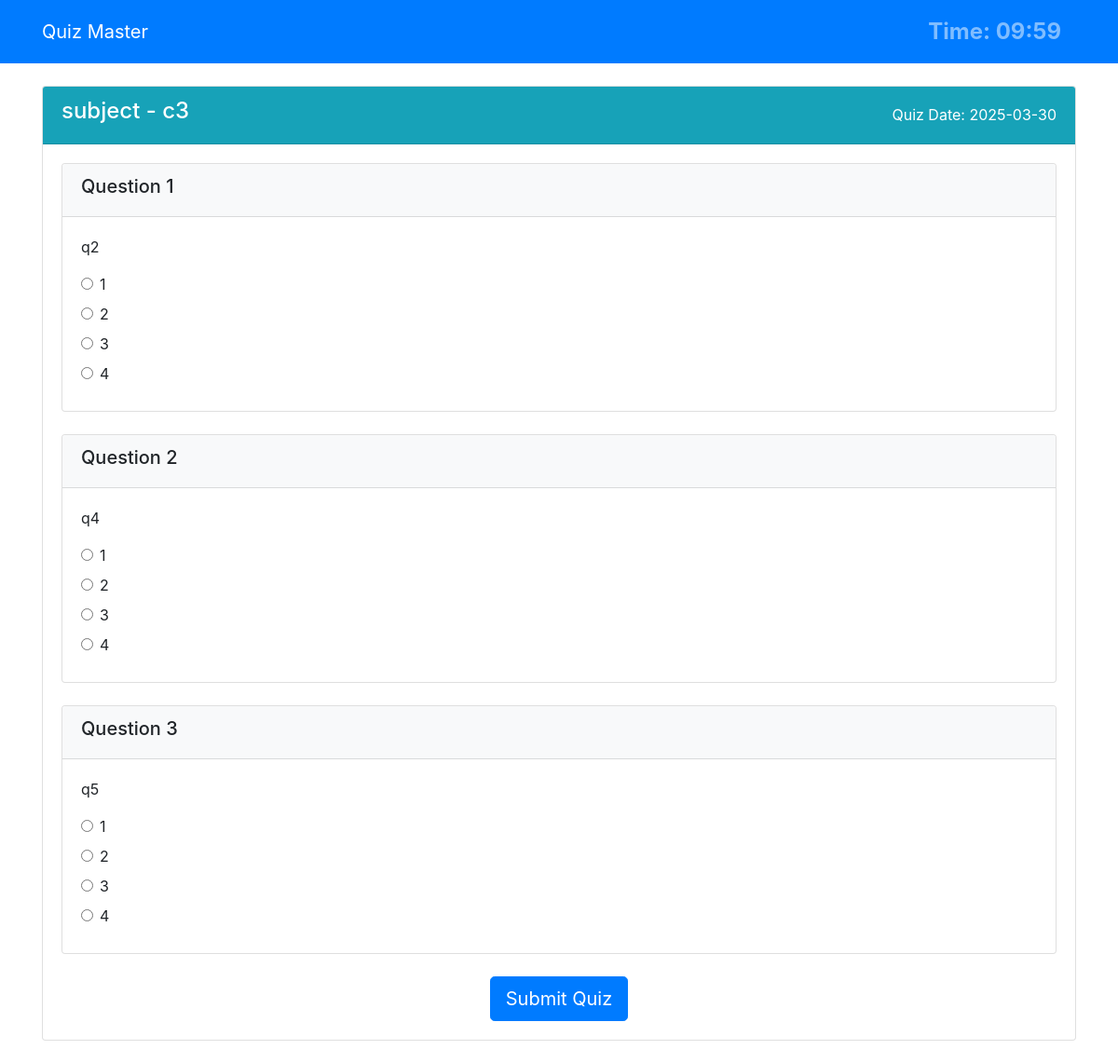
Screenshot of /user/quiz/1/start (signed in) with the database file from the repository.
### models/db_setup.py (models this page shows)
class Subject(db.Model):
    id = db.Column(db.Integer, primary_key=True)
    name = db.Column(db.String(100), nullable=False)
    description = db.Column(db.Text)
    chapters = db.relationship('Chapter', backref='subject', lazy=True, cascade="all, delete-orphan")

class Chapter(db.Model):
    id = db.Column(db.Integer, primary_key=True)
    name = db.Column(db.String(100), nullable=False)
    description = db.Column(db.Text)
    subject_id = db.Column(db.Integer, db.ForeignKey('subject.id'), nullable=False)
    quizzes = db.relationship('Quiz', backref='chapter', lazy=True, cascade="all, delete-orphan")

class Quiz(db.Model):
    id = db.Column(db.Integer, primary_key=True)
    chapter_id = db.Column(db.Integer, db.ForeignKey('chapter.id'), nullable=False)
    date_of_quiz = db.Column(db.Date, nullable=False)
    time_duration = db.Column(db.String(5), nullable=False)  # Format: HH:MM
    remarks = db.Column(db.Text)
    questions = db.relationship('Question', backref='quiz', lazy=True, cascade="all, delete-orphan")
    scores = db.relationship('Score', backref='quiz', lazy=True, cascade="all, delete-orphan")

class Question(db.Model):
    id = db.Column(db.Integer, primary_key=True)
    quiz_id = db.Column(db.Integer, db.ForeignKey('quiz.id'), nullable=False)
    question_statement = db.Column(db.Text, nullable=False)
    option1 = db.Column(db.String(200), nullable=False)
    option2 = db.Column(db.String(200), nullable=False)
    option3 = db.Column(db.String(200), nullable=False)
    option4 = db.Column(db.String(200), nullable=False)
    correct_option = db.Column(db.Integer, nullable=False)  # 1, 2, 3, or 4

### controllers/user.py (the view)
def start_quiz(quiz_id):
    if not session.get('user_id') or session.get('is_admin'):
        return redirect(url_for('login'))
    quiz = Quiz.query.get_or_404(quiz_id)
    questions = Question.query.filter_by(quiz_id=quiz_id).all()
    return render_template('user/take_quiz.html', quiz=quiz, questions=questions)

### templates/user/take_quiz.html (shortened to what this page needs)
<!DOCTYPE html>
<html lang="en">
<head>
    <link rel="stylesheet" href="https://stackpath.bootstrapcdn.com/bootstrap/4.5.2/css/bootstrap.min.css">
    <link rel="stylesheet" href="https://cdnjs.cloudflare.com/ajax/libs/font-awesome/5.15.1/css/all.min.css">
</head>
<body>
    <nav class="navbar navbar-expand-lg navbar-dark bg-primary">
        <div class="container">
            <a class="navbar-brand" href="#">Quiz Master</a>
            <div class="collapse navbar-collapse" id="navbarNav">
                <ul class="navbar-nav ml-auto">
                    <div class="navbar-text mr-3 quiz-timer" id="timer">Time: <span id="time-remaining">--:--</span></div>
                </ul>
            </div>
        </div>
    </nav>
    <div class="container mt-4">
        <div class="card mb-4">
            <div class="card-header bg-info text-white d-flex justify-content-between align-items-center">
                <h4>{{ quiz.chapter.subject.name }} - {{ quiz.chapter.name }}</h4>
                <span>Quiz Date: {{ quiz.date_of_quiz.strftime('%Y-%m-%d') }}</span>
            </div>
            <div class="card-body">
                <form id="quiz-form" method="POST" action="{{ url_for('submit_quiz', quiz_id=quiz.id) }}">
                    {% for question in questions %}
                        <div class="card mb-4">
                            <div class="card-header bg-light">
                                <h5>Question {{ loop.index }}</h5>
                            </div>
                            <div class="card-body">
                                <p>{{ question.question_statement }}</p>
                                <div class="form-check mb-2">
                                    <input class="form-check-input" type="radio" name="question_{{ question.id }}" id="q{{ question.id }}_option1" value="1">
                                    <label class="form-check-label" for="q{{ question.id }}_option1">
                                        {{ question.option1 }}
                                    </label>
                                </div>
                                <div class="form-check mb-2">
                                    <input class="form-check-input" type="radio" name="question_{{ question.id }}" id="q{{ question.id }}_option2" value="2">
                                    <label class="form-check-label" for="q{{ question.id }}_option2">
                                        {{ question.option2 }}
                                    </label>
                                </div>
                                <div class="form-check mb-2">
                                    <input class="form-check-input" type="radio" name="question_{{ question.id }}" id="q{{ question.id }}_option3" value="3">
                                    <label class="form-check-label" for="q{{ question.id }}_option3">
                                        {{ question.option3 }}
                                    </label>
                                </div>
                                <div class="form-check mb-2">
                                    <input class="form-check-input" type="radio" name="question_{{ question.id }}" id="q{{ question.id }}_option4" value="4">
                                    <label class="form-check-label" for="q{{ question.id }}_option4">
                                        {{ question.option4 }}
                                    </label>
                                </div>
                            </div>
                        </div>
                    {% endfor %}
                    <div class="text-center">
                        <button type="submit" class="btn btn-primary btn-lg">Submit Quiz</button>
                    </div>
                </form>
            </div>
        </div>
    </div>
</body>
</html>

### templates/user/take_quiz.html (style rules this page uses)
.quiz-timer { font-size: 1.5rem; color: #dc3545; font-weight: bold; }

### rows the page displays
Subject: chapter.subject.name "subject"
Chapter: chapter.name "c3"
Quiz: date_of_quiz "2025-03-30"
Question: question_statement "q2", option1 "1", option2 "2", option3 "3", option4 "4"
Question: question_statement "q4", option1 "1", option2 "2", option3 "3", option4 "4"
Question: question_statement "q5", option1 "1", option2 "2", option3 "3", option4 "4"
